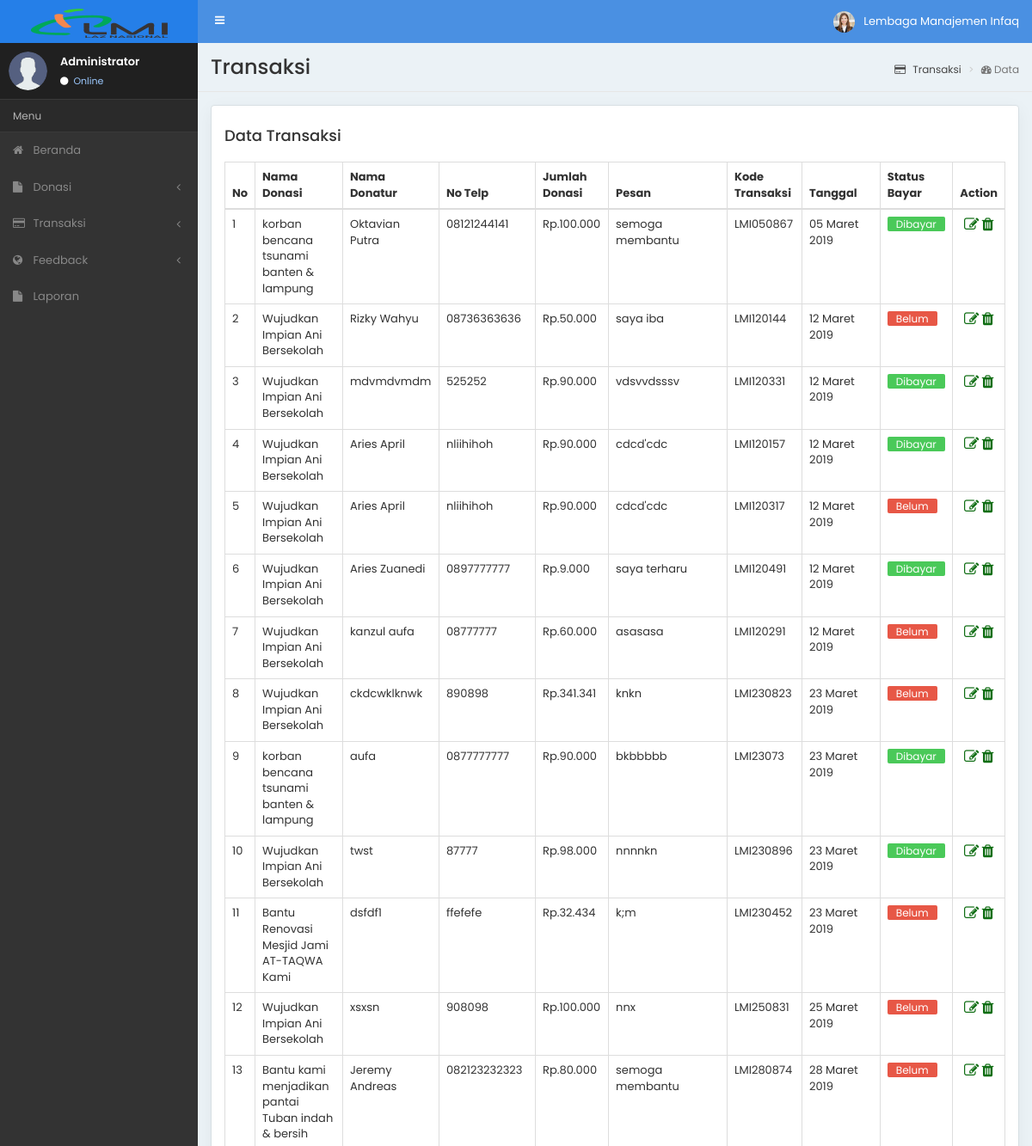
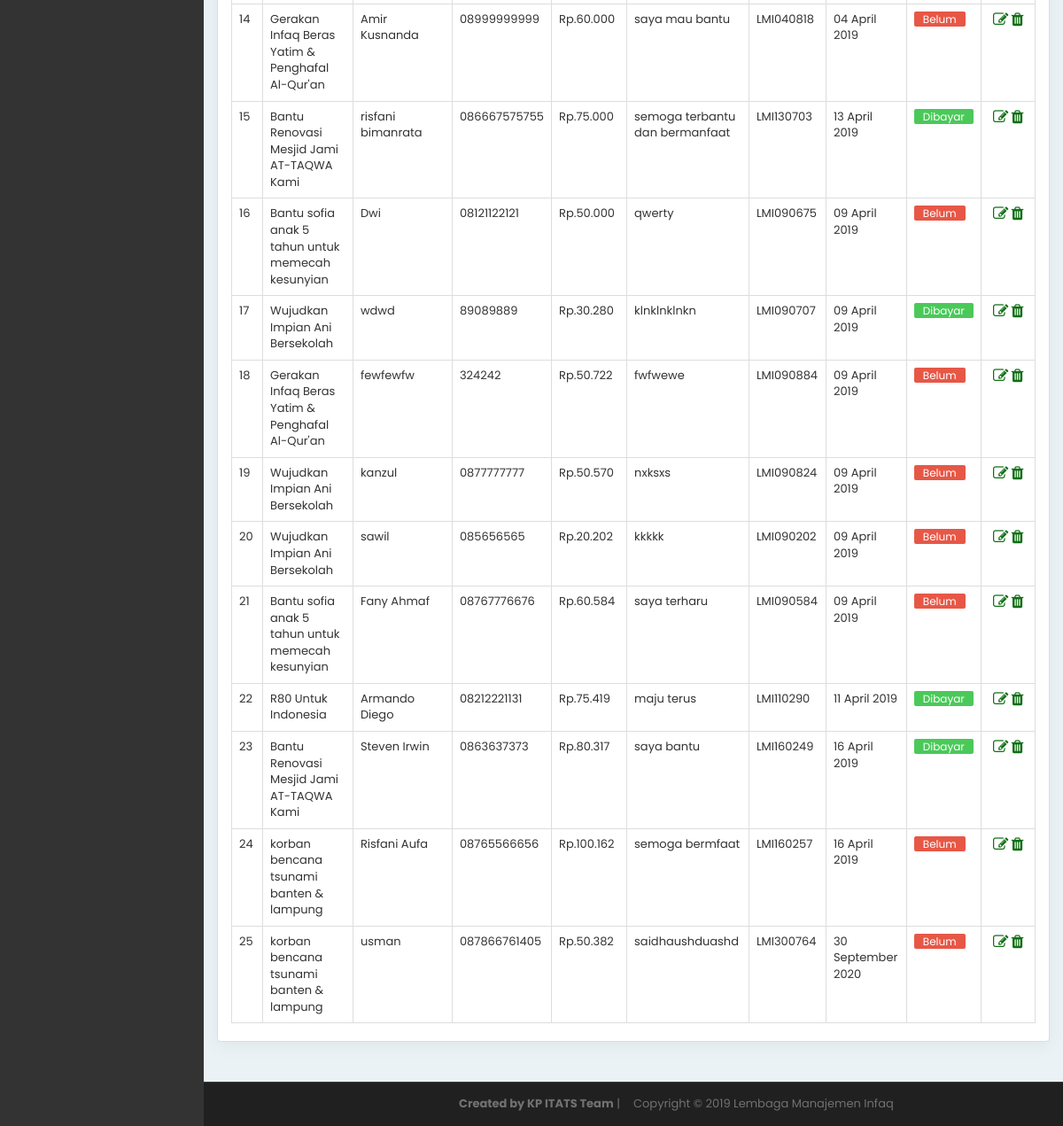
The page /admin/index.php/transaksi on the database its author committed (2 pictures, top to bottom).
### tables this page shows
CREATE TABLE `data_transaksi` (
  `id_transaksi` int(11) NOT NULL,
  `id_donasi` int(11) NOT NULL,
  `nama_donatur` text NOT NULL,
  `no_telp_donatur` text NOT NULL,
  `pesan_donatur` text NOT NULL,
  `jumlah_donasi` int(11) NOT NULL,
  `kode_transaksi` text NOT NULL,
  `tgl_transaksi` date NOT NULL,
  `bayar` tinyint(1) NOT NULL
);

CREATE TABLE `data_donasi` (
  `id_donasi` int(11) NOT NULL,
  `nama_donasi` text NOT NULL,
  `kategori_donasi` text NOT NULL,
  `target_donasi` text NOT NULL,
  `perolehan_donasi` text NOT NULL,
  `masa_donasi` date NOT NULL,
  `deskripsi_donasi` text NOT NULL,
  `tgl_donasi` date NOT NULL,
  `masa_aktif` int(3) NOT NULL,
  `img1` text NOT NULL,
  `img2` text NOT NULL,
  `img3` text NOT NULL,
  `img4` text NOT NULL,
  `img5` text NOT NULL
);

### admin/application/controllers/Transaksi.php (called while the page is built, shortened)
<?php
class Transaksi extends CI_Controller{
    public function __construct()
    {
        $this->load->model('MdlTransaksi');
        $this->load->model('MdlDonasi');
    }
    public function index()
    {
        $getDataTransaksi = $this->MdlTransaksi->getTransaksi()->result();
        $data['tmpTransaksi'] = $getDataTransaksi;
        $this->load->view('Transaksi/dataTransaksi', $data);
    }
    }
?>

### admin/index.php (called while the page is built, shortened)
<?php
require_once BASEPATH.'core/CodeIgniter.php';

### admin/application/models/MdlTransaksi.php (called while the page is built, shortened)
<?php
class MdlTransaksi extends CI_Model{
    public function getTransaksi(){
        $query = "SELECT data_transaksi.id_transaksi, data_transaksi.id_donasi,
            data_transaksi.jumlah_donasi, data_transaksi.kode_transaksi,
                data_transaksi.tgl_transaksi, data_transaksi.bayar, data_transaksi.nama_donatur,
                    data_transaksi.no_telp_donatur, data_transaksi.pesan_donatur, data_donasi.id_donasi, data_donasi.nama_donasi
                        FROM `data_transaksi` JOIN data_donasi
                            ON data_transaksi.id_donasi = data_donasi.id_donasi";
        return $this->db->query($query);
    }
}
?>

### admin/application/helpers/nominal_helper.php (called while the page is built)
<?php  if ( ! defined('BASEPATH')) exit('No direct script access allowed');
if (!function_exists('nominal')) {
	function nominal($angka){
		$jd = number_format($angka, 0, ',', '.');
		return $jd;
	}
}

### admin/application/helpers/tanggal_helper.php (called while the page is built, shortened)
<?php  if ( ! defined('BASEPATH')) exit('No direct script access allowed');
if ( ! function_exists('tgl_indo')){
	function tgl_indo($tgl){
		$ubah = gmdate($tgl, time()+60*60*8);
		$pecah = explode("-",$ubah);
		$tanggal = $pecah[2];
		$bulan = bulan($pecah[1]);
		$tahun = $pecah[0];
		return $tanggal.' '.$bulan.' '.$tahun;
	}
}
if ( ! function_exists('bulan')){
	function bulan($bln){
		switch ($bln){
			case 3:
				return "Maret";
				break;
			case 4:
				return "April";
				break;
			case 9:
				return "September";
				break;
		}
	}
}

### admin/application/views/Transaksi/dataTransaksi.php (the view, shortened to what this page needs)
<!DOCTYPE html>
<html lang="en">
<head>
<?php $this->load->view('layout/meta'); ?>
<?php $this->load->view('layout/css'); ?>
<body class="sidebar-mini">
<div class="wrapper">
    <?php $this->load->view('layout/header') ?>
    <?php $this->load->view('layout/sidebar') ?>
    <div class="content-wrapper">
        <section class="content-header">
          <h1>Transaksi</h1>
          <ol class="breadcrumb">
            <li><a href="#"><i class="fa fa-credit-card"></i> Transaksi</a></li>
            <li class="active"><i class="fa fa-dashboard"></i> Data</li>
          </ol>
        </section>
        <section class="content container-fluid">
            <div class="row">
                <div class="col-md-12">
                    <div class="chart-box">
                        <h4>Data Transaksi
                        </h4>
                        <div class="table-responsive m-top-2">
                            <table class="table table-bordered">
                                <thead>
                                <tr>
                                    <th>No</th>
                                    <th>Nama Donasi</th>
                                    <th>Nama Donatur</th>
                                    <th>No Telp</th>
                                    <th>Jumlah Donasi</th>
                                    <th>Pesan</th>
                                    <th>Kode Transaksi</th>
                                    <th>Tanggal</th>
                                    <th>Status Bayar</th>
                                    <th>Action</th>
                                </tr>
                                </thead>
                                <tbody>
                                <?php
                                    $no = 1;
                                    foreach($tmpTransaksi as $rows) {
                                ?>
                                    <tr>
                                        <td><?php echo $no; ?></td>
                                        <td><?php echo $rows->nama_donasi; ?></td>
                                        <td><?php echo $rows->nama_donatur; ?></td>
                                        <td><?php echo $rows->no_telp_donatur; ?></td>
                                        <td><?php echo 'Rp.'.nominal($rows->jumlah_donasi); ?></td>
                                        <td><?php echo $rows->pesan_donatur; ?></td>
                                        <td><?php echo $rows->kode_transaksi; ?></td>
                                        <td><?php echo tgl_indo($rows->tgl_transaksi); ?></td>
                                        <td>
                                            <a href="<?php echo base_url('admin/Transaksi/editBayar/'.$rows->id_transaksi); ?>">
                                                <?php
                                                    if($rows->bayar == 0) {
                                                        echo "<span class='lable-tag tag-unpaid'>Belum</span>";
                                                    } else {
                                                        echo "<span class='lable-tag tag-success'>Dibayar</span>";
                                                    }
                                                ?>
                                            </a>
                                        </td>
                                        <td>
                                            <center>
                                                <a href="<?php echo base_url('admin/Transaksi/edit/'.$rows->id_transaksi); ?>"><i class="fa fa-edit fa-lg"></i></a>
                                                <span class="spasi">
                                                <a href="<?php echo base_url('admin/Transaksi/delete/'.$rows->id_transaksi) ?>" onclick="return confirm(' Apakah anda yakin HAPUS DATA TRANSAKSI ini ? ');"></span><i class="fa fa-trash fa-lg "></a></i>
                                            </center>
                                        </td>
                                    </tr>
                                <?php
                                    $no++;
                                    }
                                ?>
                                </tbody>
                            </table>
                        </div>
                    </div>
                </div>
            </div>
        </section>
    </div>
    <?php $this->load->view('layout/footer'); ?>
</div>
</body>
</html>

### admin/application/views/layout/meta.php (shortened to what this page needs)
<meta http-equiv="Content-Type" content="text/html; charset=utf-8" /></head>

### admin/application/views/layout/css.php (shortened to what this page needs)
<link rel="stylesheet" href="<?php echo base_url('assets/admin/bootstrap/css/bootstrap.min.css'); ?>" />
<link rel="stylesheet" href="<?php echo base_url('assets/admin/css/style.css'); ?>" />
<link rel="stylesheet" href="<?php echo base_url('assets/admin/et-line-font/et-line-font.css'); ?>" />
<link rel="stylesheet" href="<?php echo base_url('assets/admin/font-awesome/css/font-awesome.min.css'); ?>" />
<link type="text/css" rel="stylesheet" href="<?php echo base_url('assets/admin/weather/weather-icons.min.css'); ?>" />
<link type="text/css" rel="stylesheet" href="<?php echo base_url('assets/admin/weather/weather-icons-wind.min.css'); ?>" />

### admin/application/views/layout/header.php (shortened to what this page needs)
<header class="main-header dark-bg">
    <a href="<?php echo base_url('admin') ?>" class="logo dark-bg">
    <span class="logo-lg"><img src="<?php echo base_url('assets/admin/img/logo-admin-LMI.png'); ?>" alt="Ovio" /></span> </a>
    <nav class="navbar navbar-static-top" role="navigation">
        <a href="#" class="sidebar-toggle" data-toggle="push-menu" role="button"> <span class="sr-only">Toggle navigation</span> </a>
        <div class="navbar-custom-menu">
            <ul class="nav navbar-nav">
                <li class="dropdown user user-menu"> <a href="#" class="dropdown-toggle" data-toggle="dropdown"> <img src="<?php echo base_url('assets/admin/img/img2.jpg'); ?>" class="user-image" alt="User Image" /> <span class="hidden-xs">Lembaga Manajemen Infaq</span> </a>
                </li>
            </ul>
        </div>
    </nav>
</header>

### admin/application/views/layout/sidebar.php (shortened to what this page needs)
<aside class="main-sidebar dark-bg">
    <section class="sidebar">
        <div class="user-panel black-bg">
            <div class="pull-left image"> <img src="<?php echo base_url('assets/admin/img/img1.png'); ?>" class="img-circle" alt="User Image" /> </div>
            <div class="pull-left info">
                <p>Administrator</p>
                <a href="#"><i class="fa fa-circle"></i> Online</a>
          </div>
        </div>
        <ul class="sidebar-menu" data-widget="tree">
            <li class="header dark-bg">Menu</li>
            <li><a href="<?php echo base_url('admin') ?>"><i class="fa fa-home"></i> Beranda</a></li>
            <li class="treeview"> <a href="#"><i class="fa fa-file"></i> <span>Donasi</span> <span class="pull-right-container"> <i class="fa fa-angle-left pull-right"></i> </span> </a>
            </li>
            <li class="treeview"> <a href="#"><i class="fa fa-credit-card"></i> <span>Transaksi</span> <span class="pull-right-container"> <i class="fa fa-angle-left pull-right"></i> </span> </a>
            </li>
            <li class="treeview"> <a href="#"><i class="fa fa-globe"></i> <span>Feedback</span> <span class="pull-right-container"> <i class="fa fa-angle-left pull-right"></i> </span> </a>
            </li>
            <li><a href="<?php echo base_url('admin/laporan'); ?>"><i class="fa fa-file"></i> Laporan</a></li>
        </ul>
    </section>
</aside>

### admin/application/views/layout/footer.php (shortened to what this page needs)
<footer class="main-footer dark-bg">
     Copyright &copy; 2019 Lembaga Manajemen Infaq
    <div class="col-md-6 text-right">
     <b>Created by KP ITATS Team</b> |
    </div>
</footer>

### rows shown on the page
data_transaksi: id_donasi.nama_donasi "korban bencana tsunami banten & lampung", nama_donatur "Oktavian Putra", no_telp_donatur "08121244141", jumlah_donasi "100.000", pesan_donatur "semoga membantu", kode_transaksi "LMI050867", tgl_transaksi "05 Maret 2019", bayar "Dibayar"
data_transaksi: id_donasi.nama_donasi "Wujudkan Impian Ani Bersekolah", nama_donatur "Rizky Wahyu", no_telp_donatur "08736363636", jumlah_donasi "50.000", pesan_donatur "saya iba", kode_transaksi "LMI120144", tgl_transaksi "12 Maret 2019", bayar "Belum"
data_transaksi: id_donasi.nama_donasi "Wujudkan Impian Ani Bersekolah", nama_donatur "mdvmdvmdm", no_telp_donatur "525252", jumlah_donasi "90.000", pesan_donatur "vdsvvdsssv", kode_transaksi "LMI120331", tgl_transaksi "12 Maret 2019", bayar "Dibayar"
data_transaksi: id_donasi.nama_donasi "Wujudkan Impian Ani Bersekolah", nama_donatur "Aries April", no_telp_donatur "nliihihoh", jumlah_donasi "90.000", pesan_donatur "cdcd'cdc", kode_transaksi "LMI120157", tgl_transaksi "12 Maret 2019", bayar "Dibayar"
data_transaksi: id_donasi.nama_donasi "Wujudkan Impian Ani Bersekolah", nama_donatur "Aries April", no_telp_donatur "nliihihoh", jumlah_donasi "90.000", pesan_donatur "cdcd'cdc", kode_transaksi "LMI120317", tgl_transaksi "12 Maret 2019", bayar "Belum"
data_transaksi: id_donasi.nama_donasi "Wujudkan Impian Ani Bersekolah", nama_donatur "Aries Zuanedi", no_telp_donatur "0897777777", jumlah_donasi "9.000", pesan_donatur "saya terharu", kode_transaksi "LMI120491", tgl_transaksi "12 Maret 2019", bayar "Dibayar"
data_transaksi: id_donasi.nama_donasi "Wujudkan Impian Ani Bersekolah", nama_donatur "kanzul aufa", no_telp_donatur "08777777", jumlah_donasi "60.000", pesan_donatur "asasasa", kode_transaksi "LMI120291", tgl_transaksi "12 Maret 2019", bayar "Belum"
data_transaksi: id_donasi.nama_donasi "Wujudkan Impian Ani Bersekolah", nama_donatur "ckdcwklknwk", no_telp_donatur "890898", jumlah_donasi "341.341", pesan_donatur "knkn", kode_transaksi "LMI230823", tgl_transaksi "23 Maret 2019", bayar "Belum"
data_transaksi: id_donasi.nama_donasi "korban bencana tsunami banten & lampung", nama_donatur "aufa", no_telp_donatur "0877777777", jumlah_donasi "90.000", pesan_donatur "bkbbbbb", kode_transaksi "LMI23073", tgl_transaksi "23 Maret 2019", bayar "Dibayar"
data_transaksi: id_donasi.nama_donasi "Wujudkan Impian Ani Bersekolah", nama_donatur "twst", no_telp_donatur "87777", jumlah_donasi "98.000", pesan_donatur "nnnnkn", kode_transaksi "LMI230896", tgl_transaksi "23 Maret 2019", bayar "Dibayar"
data_transaksi: id_donasi.nama_donasi "Bantu Renovasi Mesjid Jami AT-TAQWA Kami", nama_donatur "dsfdf1", no_telp_donatur "ffefefe", jumlah_donasi "32.434", pesan_donatur "k;m", kode_transaksi "LMI230452", tgl_transaksi "23 Maret 2019", bayar "Belum"
data_transaksi: id_donasi.nama_donasi "Wujudkan Impian Ani Bersekolah", nama_donatur "xsxsn", no_telp_donatur "908098", jumlah_donasi "100.000", pesan_donatur "nnx", kode_transaksi "LMI250831", tgl_transaksi "25 Maret 2019", bayar "Belum"
data_transaksi: id_donasi.nama_donasi "Bantu kami menjadikan pantai Tuban indah & bersih", nama_donatur "Jeremy Andreas", no_telp_donatur "082123232323", jumlah_donasi "80.000", pesan_donatur "semoga membantu", kode_transaksi "LMI280874", tgl_transaksi "28 Maret 2019", bayar "Belum"
data_transaksi: id_donasi.nama_donasi "Gerakan Infaq Beras Yatim & Penghafal Al-Qur'an", nama_donatur "Amir Kusnanda", no_telp_donatur "08999999999", jumlah_donasi "60.000", pesan_donatur "saya mau bantu", kode_transaksi "LMI040818", tgl_transaksi "04 April 2019", bayar "Belum"
data_transaksi: id_donasi.nama_donasi "Bantu Renovasi Mesjid Jami AT-TAQWA Kami", nama_donatur "risfani bimanrata", no_telp_donatur "086667575755", jumlah_donasi "75.000", pesan_donatur "semoga terbantu dan bermanfaat", kode_transaksi "LMI130703", tgl_transaksi "13 April 2019", bayar "Dibayar"
data_transaksi: id_donasi.nama_donasi "Bantu sofia anak 5 tahun untuk memecah kesunyian", nama_donatur "Dwi", no_telp_donatur "08121122121", jumlah_donasi "50.000", pesan_donatur "qwerty", kode_transaksi "LMI090675", tgl_transaksi "09 April 2019", bayar "Belum"
data_transaksi: id_donasi.nama_donasi "Wujudkan Impian Ani Bersekolah", nama_donatur "wdwd", no_telp_donatur "89089889", jumlah_donasi "30.280", pesan_donatur "klnklnklnkn", kode_transaksi "LMI090707", tgl_transaksi "09 April 2019", bayar "Dibayar"
data_transaksi: id_donasi.nama_donasi "Gerakan Infaq Beras Yatim & Penghafal Al-Qur'an", nama_donatur "fewfewfw", no_telp_donatur "324242", jumlah_donasi "50.722", pesan_donatur "fwfwewe", kode_transaksi "LMI090884", tgl_transaksi "09 April 2019", bayar "Belum"
data_transaksi: id_donasi.nama_donasi "Wujudkan Impian Ani Bersekolah", nama_donatur "kanzul", no_telp_donatur "0877777777", jumlah_donasi "50.570", pesan_donatur "nxksxs", kode_transaksi "LMI090824", tgl_transaksi "09 April 2019", bayar "Belum"
data_transaksi: id_donasi.nama_donasi "Wujudkan Impian Ani Bersekolah", nama_donatur "sawil", no_telp_donatur "085656565", jumlah_donasi "20.202", pesan_donatur "kkkkk", kode_transaksi "LMI090202", tgl_transaksi "09 April 2019", bayar "Belum"
data_transaksi: id_donasi.nama_donasi "Bantu sofia anak 5 tahun untuk memecah kesunyian", nama_donatur "Fany Ahmaf", no_telp_donatur "08767776676", jumlah_donasi "60.584", pesan_donatur "saya terharu", kode_transaksi "LMI090584", tgl_transaksi "09 April 2019", bayar "Belum"
data_transaksi: id_donasi.nama_donasi "R80 Untuk Indonesia", nama_donatur "Armando Diego", no_telp_donatur "08212221131", jumlah_donasi "75.419", pesan_donatur "maju terus", kode_transaksi "LMI110290", tgl_transaksi "11 April 2019", bayar "Dibayar"
data_transaksi: id_donasi.nama_donasi "Bantu Renovasi Mesjid Jami AT-TAQWA Kami", nama_donatur "Steven Irwin", no_telp_donatur "0863637373", jumlah_donasi "80.317", pesan_donatur "saya bantu", kode_transaksi "LMI160249", tgl_transaksi "16 April 2019", bayar "Dibayar"
data_transaksi: id_donasi.nama_donasi "korban bencana tsunami banten & lampung", nama_donatur "Risfani Aufa", no_telp_donatur "08765566656", jumlah_donasi "100.162", pesan_donatur "semoga bermfaat", kode_transaksi "LMI160257", tgl_transaksi "16 April 2019", bayar "Belum"
data_transaksi: id_donasi.nama_donasi "korban bencana tsunami banten & lampung", nama_donatur "usman", no_telp_donatur "087866761405", jumlah_donasi "50.382", pesan_donatur "saidhaushduashd", kode_transaksi "LMI300764", tgl_transaksi "30 September 2020", bayar "Belum"
